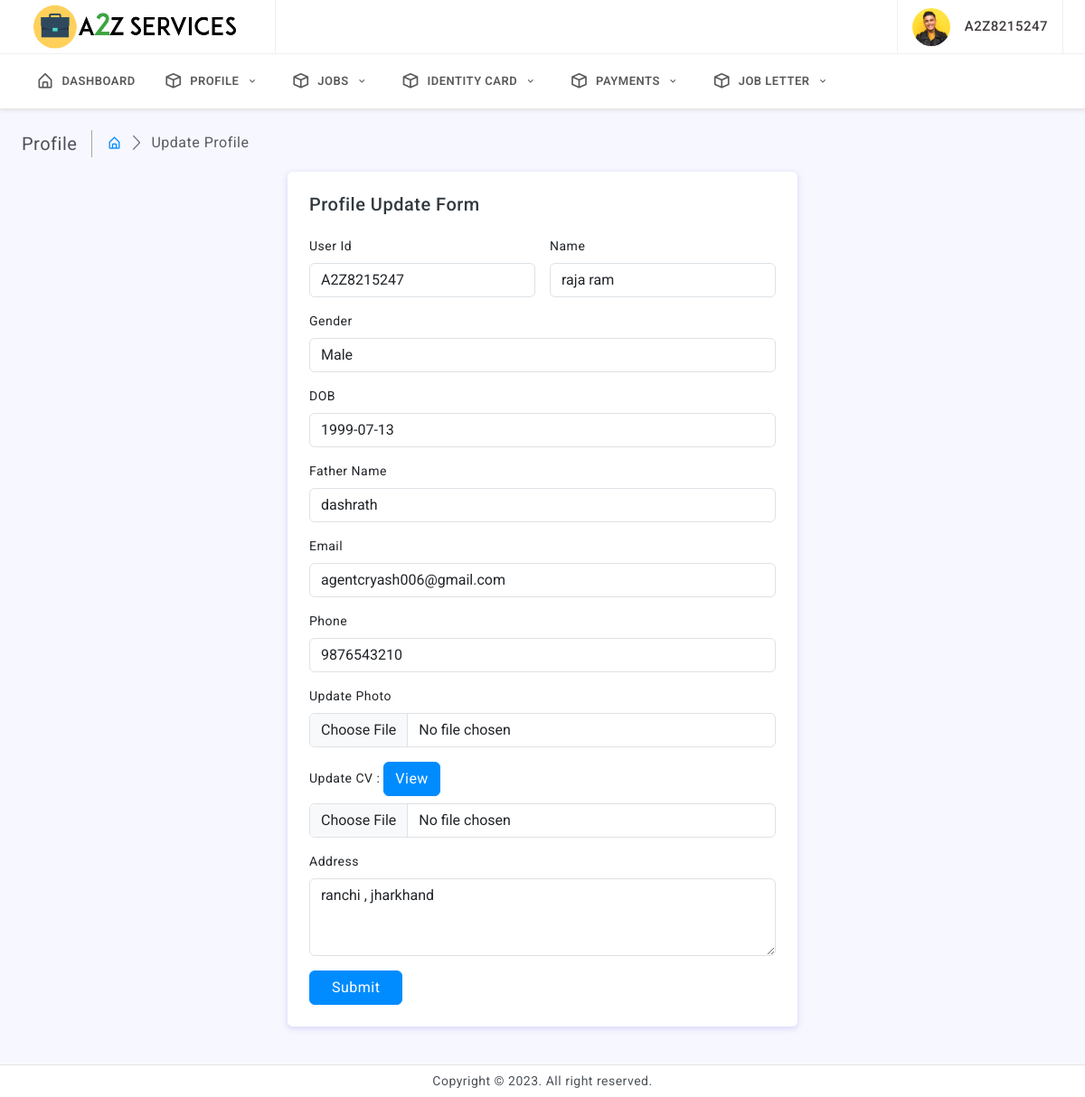
The page /user/profile.php (signed in) on the database its author committed.
### tables this page shows
CREATE TABLE `user` (
  `id` int(11) NOT NULL,
  `user_id` varchar(20) NOT NULL,
  `name` varchar(100) NOT NULL,
  `gender` tinyint(1) NOT NULL DEFAULT 0,
  `email` varchar(100) NOT NULL,
  `phone` varchar(20) NOT NULL,
  `dob` date NOT NULL,
  `father` varchar(50) NOT NULL,
  `address` varchar(200) NOT NULL,
  `photo` varchar(200) NOT NULL,
  `cv` varchar(200) NOT NULL,
  `pass` varchar(50) NOT NULL,
  `reg_date` datetime NOT NULL,
  `block_status` tinyint(1) NOT NULL DEFAULT 0,
  `job_status` tinyint(1) NOT NULL DEFAULT 0
);

### user/elements/connect.php (called while the page is built, shortened)
<?php
 if(isset($_SESSION['session_id']) && isset($_SESSION['user_id'])){
    $my_id=$_SESSION['user_id'];
 }
 else{
    header("Location:../index");
 }
?>

### user/profile.php (the view, shortened to what this page needs)
<?php include("elements/connect.php");?>
<!doctype html>
<html lang="en">
<head>
	<link href="assets/plugins/simplebar/css/simplebar.css" rel="stylesheet" />
	<link href="assets/plugins/perfect-scrollbar/css/perfect-scrollbar.css" rel="stylesheet" />
	<link href="assets/plugins/metismenu/css/metisMenu.min.css" rel="stylesheet" />
	<link href="assets/css/pace.min.css" rel="stylesheet" />
	<link href="assets/css/bootstrap.min.css" rel="stylesheet">
	<link href="assets/css/bootstrap-extended.css" rel="stylesheet">
	<link href="assets/css/app.css" rel="stylesheet">
	<link href="assets/css/icons.css" rel="stylesheet">
	<link rel="stylesheet" href="assets/css/dark-theme.css" />
	<link rel="stylesheet" href="assets/css/semi-dark.css" />
	<link rel="stylesheet" href="assets/css/header-colors.css" />
</head>
<body>
	<?php include("elements/navbar.php");?>
		<div class="page-wrapper">
			<div class="page-content">
				<div class="page-breadcrumb d-none d-sm-flex align-items-center mb-3">
					<div class="breadcrumb-title pe-3">Profile</div>
					<div class="ps-3">
						<nav aria-label="breadcrumb">
							<ol class="breadcrumb mb-0 p-0">
								<li class="breadcrumb-item"><a href="javascript:;"><i class="bx bx-home-alt"></i></a>
								</li>
								<li class="breadcrumb-item active" aria-current="page">Update Profile</li>
							</ol>
						</nav>
					</div>
				</div>
                <?php $details=mysqli_fetch_array(mysqli_query($conn,"SELECT * FROM user  WHERE user_id='$my_id'"));?>
				<div class="row">
					<div class="col-xl-6 mx-auto">
						<div class="card">
							<div class="card-body p-4">
								<h5 class="mb-4">Profile Update Form</h5>
								<form class="row g-3" method="POST" action="elements/redirect" enctype="multipart/form-data">
									<div class="col-md-6">
										<label for="input1" class="form-label">User Id</label>
										<input type="text" class="form-control" id="input1" value="<?php echo $my_id?>" name="user_id" required readonly>
									</div>
									<div class="col-md-6">
										<label for="input2" class="form-label">Name</label>
										<input type="text" class="form-control" id="input2" value="<?php echo $details['name']?>" readonly >
									</div>
									<div class="col-md-12">
										<label for="input3" class="form-label">Gender</label>
										<input type="text" class="form-control" id="input3" value="<?php echo ($details['gender'] == 0 ) ? 'Male' : 'Female'; ?>" readonly >
									</div>
                                    <div class="col-md-12">
										<label for="input6" class="form-label">DOB</label>
										<input type="text" class="form-control" id="input6"  value="<?php echo $details['dob']?>" readonly >
									</div>
                                    <div class="col-md-12">
										<label for="input2" class="form-label">Father Name</label>
										<input type="text" class="form-control" id="input2" value="<?php echo $details['father']?>" readonly>
									</div>
									<div class="col-md-12">
										<label for="input4" class="form-label">Email</label>
										<input type="email" class="form-control" id="input4" name="email" value="<?php echo $details['email']?>" autocomplete="off" required>
									</div>
									<div class="col-md-12">
										<label for="input5" class="form-label">Phone</label>
										<input type="number" class="form-control" id="input5" name="phone" value="<?php echo $details['phone']?>" autocomplete="off" required>
									</div>
                                    <div class="col-md-12">
										<label for="input4" class="form-label">Update Photo</label>
										<input type="File" class="form-control" id="input4" name="photo">
									</div>
									<div class="col-md-12">
										<label for="input5" class="form-label">Update CV : <button type="button" class="btn btn-primary" id="viewCV">View</button></label>
										<input type="file" class="form-control" id="input5" name="cv">
									</div>
									<div class="col-md-12">
										<label for="input11" class="form-label">Address</label>
										<textarea class="form-control" id="input11"  name="address" rows="3" autocomplete="off" required ><?php echo $details['address']?></textarea>
									</div>
									<div class="col-md-12">
										<div class="d-md-flex d-grid align-items-center gap-3">
											<input type="submit" class="btn btn-primary px-4" name="updatepro" value="Submit">
										</div>
									</div>
								</form>
							</div>
						</div>
					</div>
				</div>
			</div>
		</div>
		<footer class="page-footer">
			<p class="mb-0">Copyright © 2023. All right reserved.</p>
		</footer>
	</div>
</body>
</html>

### user/elements/navbar.php (shortened to what this page needs)
    <?php $nav=mysqli_fetch_array(mysqli_query($conn,"SELECT * FROM user WHERE user_id='$my_id'"));?>
<div class="wrapper">
		<div class="header-wrapper">
			<header>
				<div class="topbar d-flex align-items-center">
					<nav class="navbar navbar-expand gap-3">
						<div class="topbar-logo-header d-none d-lg-flex">
							<a href="index"><div class="">
								<img src="assets/images/logo3.png" width="250" alt="logo icon">
							</div></a>
						</div>
						  <div class="top-menu ms-auto">
							<ul class="navbar-nav align-items-center gap-1">
							</ul>
						</div>
						<div class="user-box dropdown px-3">
							<a class="d-flex align-items-center nav-link dropdown-toggle gap-3 dropdown-toggle-nocaret" href="#" role="button" data-bs-toggle="dropdown" aria-expanded="false">
								<img src="assets/images/avatars/avatar-4.png" class="user-img" alt="user avatar">
								<div class="user-info">
									<p class="user-name mb-0"><?php echo $nav['user_id']?></p>
								</div>
						 	</a>
						</div>
					</nav>
				</div>
			</header>
			   <div class="primary-menu">
				   <nav class="navbar navbar-expand-lg align-items-center">
					  <div class="offcanvas offcanvas-start" tabindex="-1" id="offcanvasNavbar" aria-labelledby="offcanvasNavbarLabel">
						<div class="offcanvas-body">
						  <ul class="navbar-nav align-items-center flex-grow-1">
						    <li class="nav-item dropdown">
								<a class="nav-link " href="index" >
									<div class="parent-icon"><i class='bx bx-home-alt'></i>
									</div>
									<div class="menu-title d-flex align-items-center">Dashboard</div>
								</a>
							  </li>
							  <li class="nav-item dropdown">
								<a class="nav-link dropdown-toggle dropdown-toggle-nocaret" href="javascript:;" data-bs-toggle="dropdown">
									<div class="parent-icon"><i class='bx bx-cube'></i>
									</div>
									<div class="menu-title d-flex align-items-center">Profile</div>
									<div class="ms-auto dropy-icon"><i class='bx bx-chevron-down'></i></div>
								</a>
							  </li>
							  <li class="nav-item dropdown">
								<a class="nav-link dropdown-toggle dropdown-toggle-nocaret" href="javascript:;" data-bs-toggle="dropdown">
									<div class="parent-icon"><i class='bx bx-cube'></i>
									</div>
									<div class="menu-title d-flex align-items-center">Jobs</div>
									<div class="ms-auto dropy-icon"><i class='bx bx-chevron-down'></i></div>
								</a>
							  </li>
							  <li class="nav-item dropdown">
								<a class="nav-link dropdown-toggle dropdown-toggle-nocaret" href="javascript:;" data-bs-toggle="dropdown">
									<div class="parent-icon"><i class='bx bx-cube'></i>
									</div>
									<div class="menu-title d-flex align-items-center">Identity Card</div>
									<div class="ms-auto dropy-icon"><i class='bx bx-chevron-down'></i></div>
								</a>
							  </li>
							  <?php
							  $pay=mysqli_query($conn,"SELECT * FROM apply WHERE user_id='$my_id' AND approve_status='1'");
							  if(mysqli_num_rows($pay) > 0){
								?>
								<li class="nav-item dropdown">
								<a class="nav-link dropdown-toggle dropdown-toggle-nocaret" href="javascript:;" data-bs-toggle="dropdown">
									<div class="parent-icon"><i class='bx bx-cube'></i>
									</div>
									<div class="menu-title d-flex align-items-center">Payments</div>
									<div class="ms-auto dropy-icon"><i class='bx bx-chevron-down'></i></div>
								</a>
							  </li>
								<?php
							  }
							  ?>
							    <?php
                                $checking_query = mysqli_query($conn, "SELECT * FROM payment WHERE user_id='$my_id' ORDER BY id DESC LIMIT 1");
                                if (mysqli_num_rows($checking_query) > 0) {
                                    $checking = mysqli_fetch_array($checking_query);
                                        if ($checking['check_status'] == '1') {
                                            ?>
                                            <li class="nav-item dropdown">
                                                <a class="nav-link dropdown-toggle dropdown-toggle-nocaret" href="javascript:;" data-bs-toggle="dropdown">
                                                    <div class="parent-icon"><i class='bx bx-cube'></i></div>
                                                    <div class="menu-title d-flex align-items-center">Job Letter</div>
                                                    <div class="ms-auto dropy-icon"><i class='bx bx-chevron-down'></i></div>
                                                </a>
                                            </li>
                                            <?php
                                        }
                                }
                                ?>
						  </ul>
						</div>
					  </div>
				  </nav>
			</div>
		   </div>

### user/assets/css/app.css (style rules this page uses)
body { font-size: 14px; color: #4c5258; letter-spacing: 0.5px; background-color: #f7f7ff; font-family: 'Roboto', sans-serif; }
a { text-decoration: none; }
.wrapper { width: 100%; position: relative; }
.topbar-logo-header { width: auto; align-items: center; padding: 0 30px 0 0; height: 60px; border-right: 1px solid #f0f0f0; }
.topbar { position: fixed; top: 0; left: 0; right: 0; height: 60px; background: #ffffff; border-bottom: 1px solid #f0f0f0; z-index: 10; }
.topbar .navbar { width: 100%; height: 60px; padding-left: 1.5rem; padding-right: 1.5rem; }
.page-wrapper { height: 100%; margin-top: 120px; margin-bottom: 30px; margin-left: 0px; }
.page-content { padding: 1.5rem; }
.page-footer { background: #ffffff; left: 0px; right: 0; bottom: 0; position: fixed; text-align: center; padding: 7px; font-size: 14px; border-top: 1px solid #e4e4e4; z-index: 3; }
.primary-menu .navbar .navbar-nav .nav-item { width: 100%; }
.primary-menu .navbar .navbar-nav a.nav-link { display: flex; align-items: center; justify-content: start; gap: 0.5rem; font-size: 16px; border-radius: 0; padding: 0.25rem 1rem; margin: 2px 0rem; border-bottom: 1px solid #e3e3e3; }
.primary-menu .navbar .navbar-nav a.nav-link:first-child { margin-left: 0; }
.primary-menu .navbar .navbar-nav a.nav-link:last-child { margin-right: 0; }
.primary-menu .navbar .navbar-nav a .parent-icon { font-size: 20px; }
@media screen and (min-width:992px) { .primary-menu .navbar .navbar-nav a.nav-link { border-radius: 6px; margin: 0px 0.3rem; border-bottom: 0px solid #e3e3e3; } }
@media screen and (min-width:992px) { .primary-menu .navbar { position: fixed; top: 60px; right: 0; left: 0; z-index: 9; border-bottom: 1px solid #e4e4e4; box-shadow: 0 .125rem .25rem rgba(0, 0, 0, .075)!important; background: #ffffff; padding: 10px 1.5rem; } }
@media screen and (min-width:992px) { .primary-menu .navbar .navbar-nav .nav-item { width: auto; } }
.breadcrumb-title { font-size: 20px; border-right: 1.5px solid #aaa4a4; }
.page-breadcrumb .breadcrumb li.breadcrumb-item { font-size: 16px; }
.page-breadcrumb .breadcrumb-item+.breadcrumb-item::before { display: inline-block; padding-right: .5rem; color: #6c757d; font-family: 'LineIcons'; content: "\ea5c"; }
input::placeholder { color: #000 !important; opacity: .3 !important }
.dropend .dropdown-toggle-nocaret:after, .dropdown-toggle-nocaret:after { display: none }
.user-img { width: 42px; height: 42px; border-radius: 50%; border: 0 solid #e5e5e5; padding: 0; }
.user-info .user-name { font-size: 15px; font-weight: 500; color: #413c3c; }
.user-box { display: flex; align-items: center; height: 60px; border-left: 1px solid #f0f0f0; border-right: 1px solid #f0f0f0; }

### user/elements/navbar.php (style rules this page uses)
.primary-menu .navbar .navbar-nav a.nav-link { font-size: 13px; text-transform: uppercase; font-weight: 600; }

### rows shown on the page
user: user "A2Z8215247", name "raja ram", gender "Male", dob "1999-07-13", father "dashrath", email "agentcryash006@gmail.com", phone "9876543210", address "ranchi , jharkhand"
